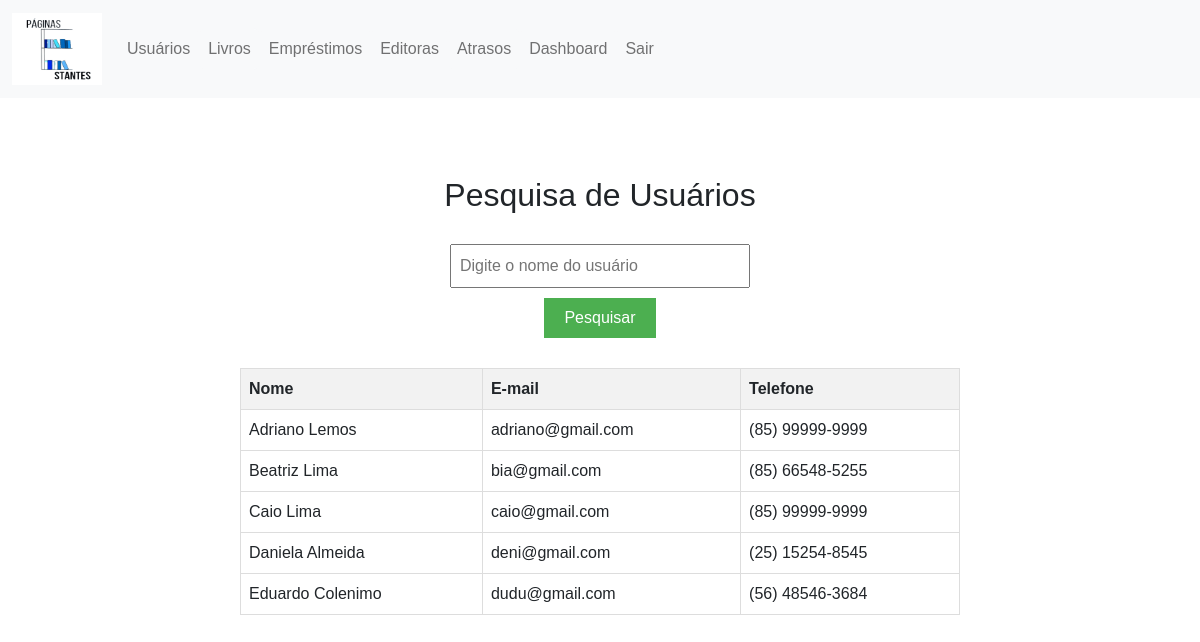
Before: /ProjetoWDA/pesquisarusuario.php with the older database file.
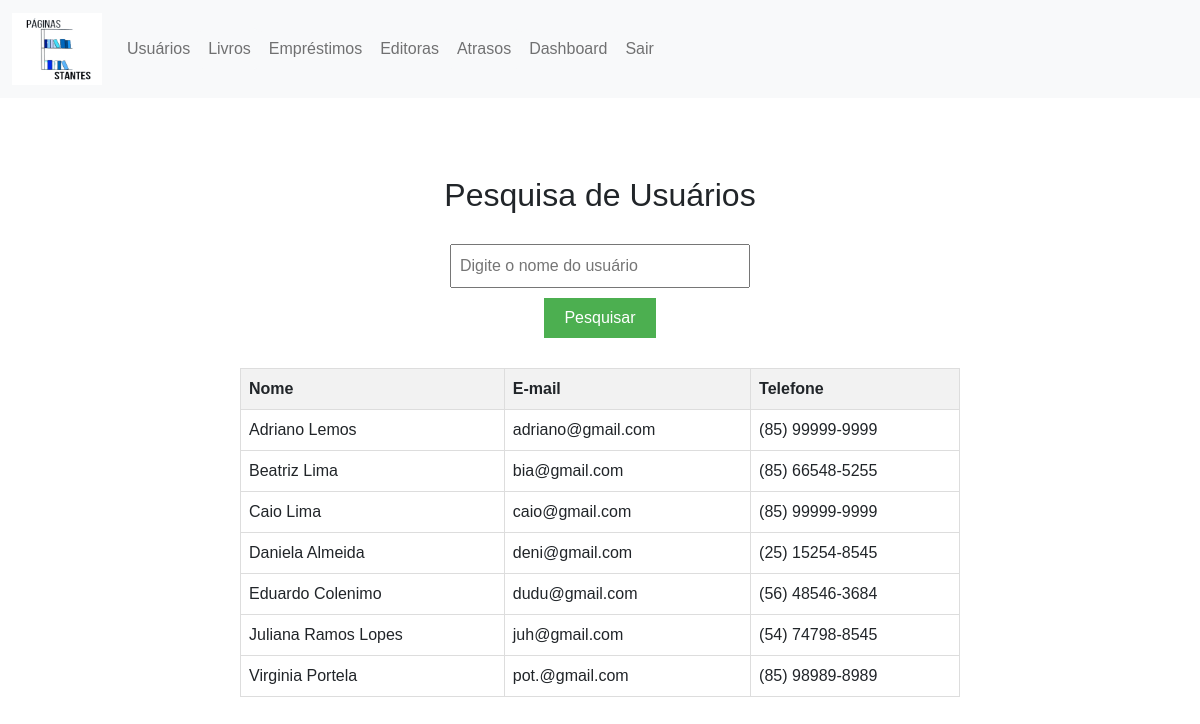
After: the same page with the newer database file.
### tables this page shows
CREATE TABLE `usuarios` (
  `id` int(11) NOT NULL,
  `nome` varchar(35) DEFAULT NULL,
  `email` varchar(35) DEFAULT NULL,
  `celular` text DEFAULT NULL,
  `endereco` text DEFAULT NULL,
  `cpf` text NOT NULL
);

### ProjetoWDA/pesquisarusuario.php (the view, shortened to what this page needs)
<!DOCTYPE html>
<html>
<head>
  	<link rel="stylesheet" href="css/bootstrap.min.css">
</head>
<body>
<nav class="navbar navbar-expand-lg bg-light">
        <div class="container-fluid">
		<a class="navbar-brand" href="#">
      		<img src="logo.png" alt="Bootstrap" width="90" height="72">
    	</a>
          <div class="collapse navbar-collapse" id="navbarNavAltMarkup">
            <div class="navbar-nav">
              <a class="nav-link btn btn-light" href="usuarios.php">Usuários</a>
			  <a class="nav-link btn btn-light" href="livros.php">Livros</a>
			  <a class="nav-link btn btn-light" href="emprestimos.php">Empréstimos</a>
			  <a class="nav-link btn btn-light" href="editoras.php">Editoras</a>
			  <a class="nav-link btn btn-light" href="atrasos.php">Atrasos</a>
			  <a class="nav-link btn btn-light" href="dashboard.php" class="dashboard-button">Dashboard</a>
			  <a class="nav-link btn btn-light" href="logout.php">Sair</a>
            </div>
          </div>
        </div>
      </nav><br><br>
    <h2>Pesquisa de Usuários</h2>
    <form method="GET" action="">
        <input type="text" name="nome" placeholder="Digite o nome do usuário">
        <input type="submit" value="Pesquisar">
    </form>
    <?php
    if ($_SERVER['REQUEST_METHOD'] === 'GET') {
        $nome = $_GET['nome'];
        include 'conexao.php';
        $query = "SELECT * FROM usuarios WHERE nome LIKE '%$nome%'";
        $result = mysqli_query($conn, $query);
        if (mysqli_num_rows($result) > 0) {
            echo "<table>
                    <tr>
                        <th>Nome</th>
                        <th>E-mail</th>
                        <th>Telefone</th>
                    </tr>";
            while ($row = mysqli_fetch_assoc($result)) {
                echo "<tr>
                        <td>" . $row['nome'] . "</td>
                        <td>" . $row['email'] . "</td>
                        <td>" . $row['celular'] . "</td>
                    </tr>";
            }
            echo "</table>";
        } else {
            echo "Nenhum usuário encontrado.";
        }
    }
    ?>
</body>
</html>

Changed rows visible on the page:
added usuarios: nome "Juliana Ramos Lopes", email "juh@gmail.com", celular "(54) 74798-8545"
added usuarios: nome "Virginia Portela", email "pot.@gmail.com", celular "(85) 98989-8989"
